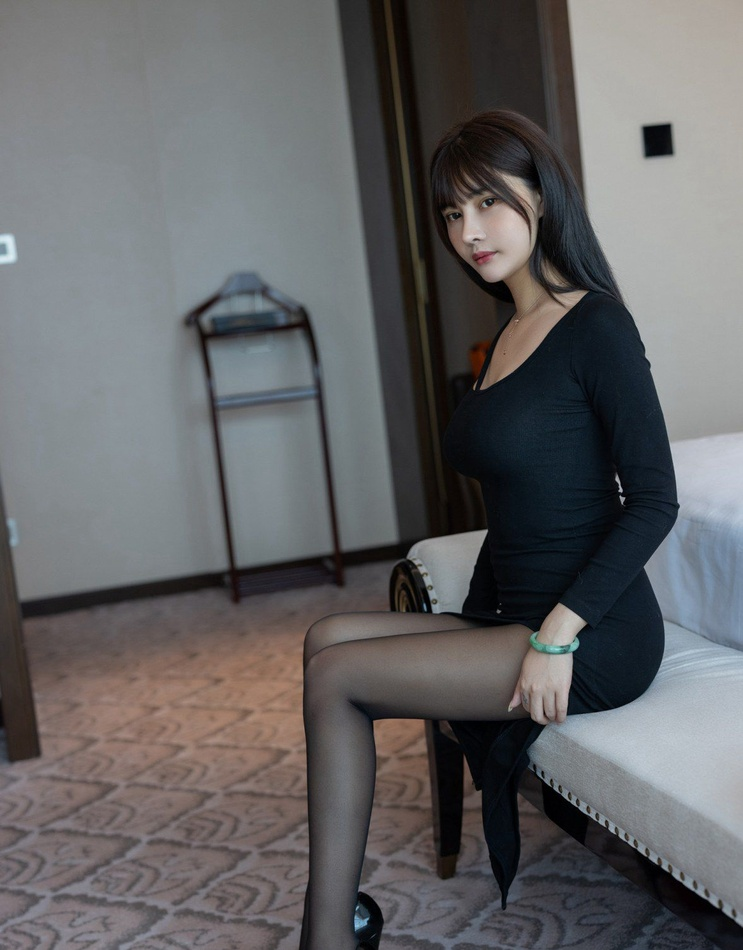
#> input picture picture_material/beauty_leg2.jpg, 743 x 950 px, shrunk from 1178 x 1507 before the run, found by its file name
$ python 8.erosion.py
#> lines starting #> are read from the running program, lines starting #| are printed output that depends on the picture
import cv2
import numpy as np
from skimage import data
import skimage.morphology as sm
from matplotlib import pyplot as plt

img = cv2.imread("picture_material/beauty_leg2.jpg")
#> img is the input picture: shape (950, 743, 3); mean B, G, R 101.2, 99.8, 100.1
img = cv2.cvtColor(img, cv2.COLOR_BGR2RGB)
kernel = np.ones((5, 5), np.uint8)
erosion = cv2.erode(img, kernel, iterations = 1)
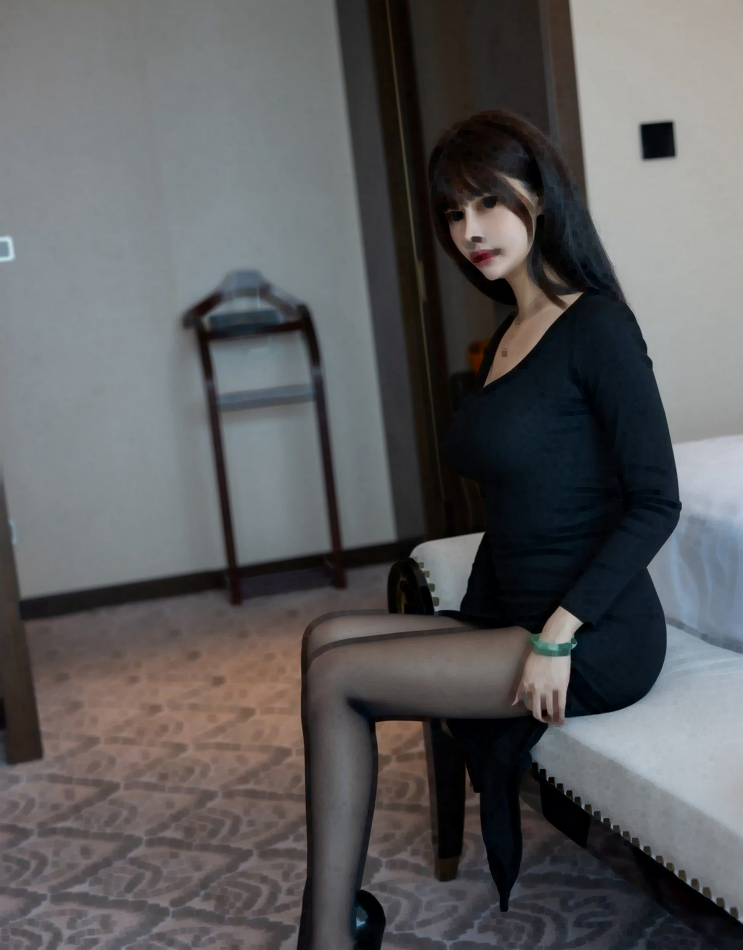
#> erosion: shape (950, 743, 3); mean R, G, B 92.5, 92.3, 93.4

plt.figure('erode', figsize=(8, 8))
plt.subplot(121)
plt.title('Origin')
plt.imshow(img)
plt.axis('off')

plt.subplot(122)
plt.title('Erode Image')
plt.imshow(erosion)
plt.axis('off')
plt.show()
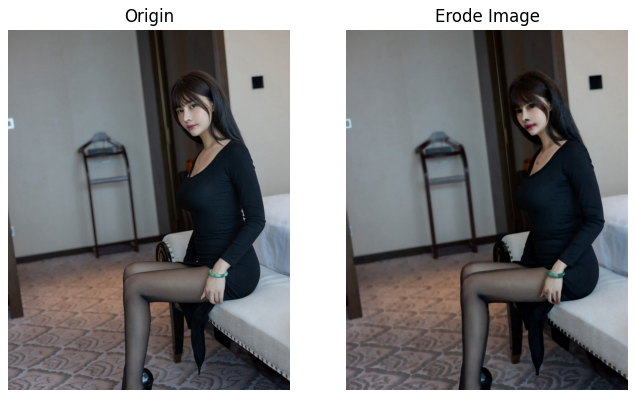
#> figure drawn by matplotlib, 2 panels

#用skimage实现腐蚀
img = data.checkerboard()
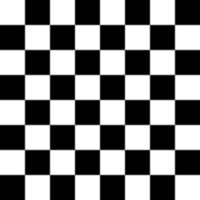
#> input picture skimage.data.checkerboard(), 200 x 200 px
#> img is the input picture: shape (200, 200); min 0, max 255, mean 127.5
dst1 = sm.erosion(img, sm.square(5))    #用边长为5的正方形进行腐蚀滤波
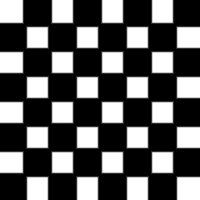
#> dst1: shape (200, 200); min 0, max 255, mean 94.4
dst2 = sm.erosion(img, sm.square(15))   #用边长为15的正方形进行腐蚀滤波
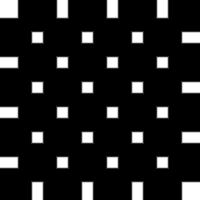
#> dst2: shape (200, 200); min 0, max 255, mean 33.3

plt.figure('morphology', figsize = (8, 8))
plt.subplot(131)
plt.title('Origin')
plt.imshow(img, plt.cm.gray)

plt.subplot(132)
plt.title('5*5 eroded image')
plt.imshow(dst1, plt.cm.gray)

plt.subplot(133)
plt.title('15*15 eroded image')
plt.imshow(dst2, plt.cm.gray)
plt.show()

$ run again, with picture_material/beauty_leg3.jpg copied over picture_material/beauty_leg2.jpg
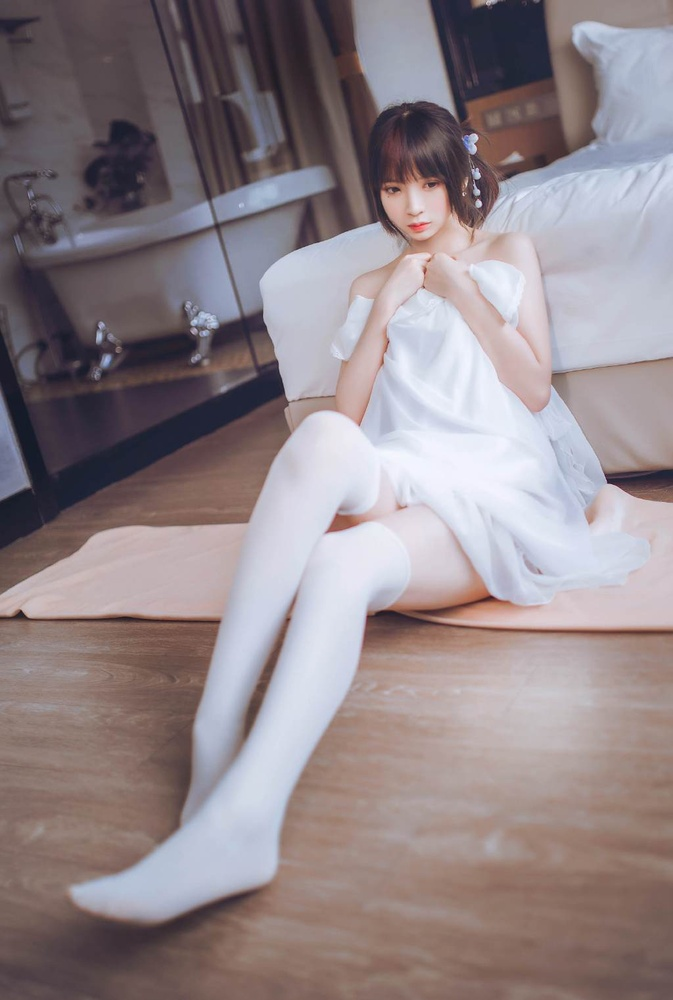
#> input picture picture_material/beauty_leg3.jpg, 673 x 1000 px, shrunk from 1024 x 1522 before the run, found by its file name
#> img is the input picture: shape (1000, 673, 3); mean B, G, R 137.3, 133.3, 145.1
#> `plt.show()`:
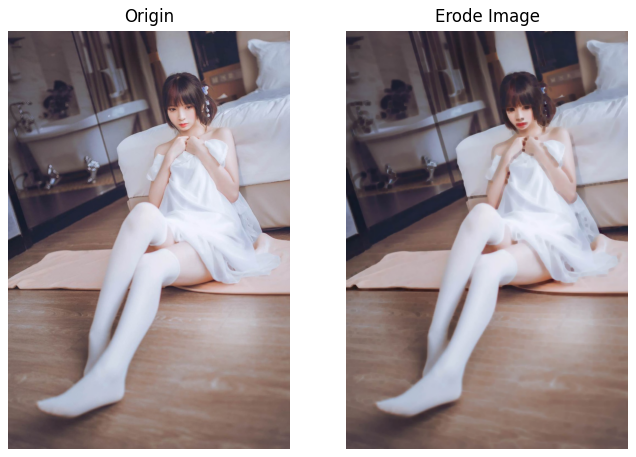
#> figure drawn by matplotlib, 2 panels
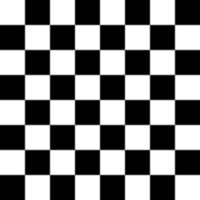
#> input picture skimage.data.checkerboard(), 200 x 200 px
#> img is the input picture: shape (200, 200); min 0, max 255, mean 127.5
